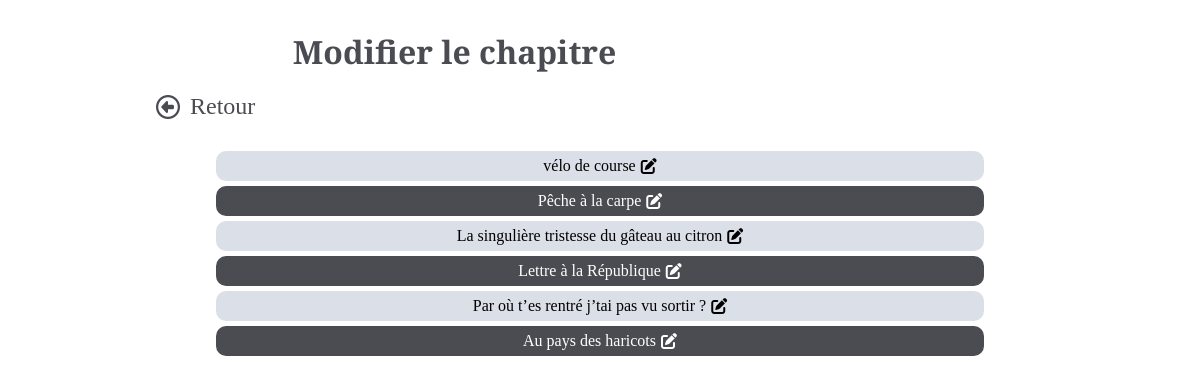
The app's page /liste-edition (signed in) with its own data.
### tables this page shows
CREATE TABLE IF NOT EXISTS `chapters` (
  `id` int(11) NOT NULL AUTO_INCREMENT,
  `title` varchar(255) NOT NULL,
  `content` text NOT NULL,
  `created_date` datetime NOT NULL,
  PRIMARY KEY (`id`)
);

### controller/backend.php (called while the page is built, shortened)
<?php
require_once('model/ChapterManager.php');
function displayEdit() {
  $postManager = new ChapterManager();
  $req = $postManager->getChapters();
  require('view/backend/editView.php');
}

### index.php (called while the page is built, shortened)
<?php
require('controller/backend.php');
$router = new Router;
$router->init();

### model/ChapterManager.php (called while the page is built, shortened)
<?php
class ChapterManager extends Manager {
  public function getChapters() {
    $db = $this->dbConnect();
    $req = $db->query('SELECT `id`, `title`, `content`, `created_date` FROM chapters ORDER BY created_date DESC');
    return $req;
  }
}

### view/backend/editView.php (the view, shortened to what this page needs)
<session class="template-middle">
            <div class="template-middle">
                <h2 class="title-page">Modifier le chapitre</h2>
                    <a href="administration">
                      <div class="goback">
                        <i class="far fa-arrow-alt-circle-left"></i>
                        <span class="goback-text">Retour</span>
                      </div>
                    </a>
                    <ul>
                          <?php
                              while ($donnees = $req->fetch())
                            {
                              $id = $donnees['id'];
                          ?>
                            <li class="feature">
                              <a href="index.php?action=editer-chapitre&id=<?= $id ?>"><?= htmlspecialchars($donnees['title']); ?></a>
                              <i class="fas fa-edit"></i>
                            </li>
                          <?php
                            }
                          ?>
                    </ul>
             </div>
</session>
<?php require('view/backend/template.php'); ?>

### public/css/style.css (style rules this page uses)
html { height: 100%; width: 100%; }
.fa-edit { margin-left:5px; }
body { width: 100vw; height: 100%; top: 0; margin: auto; }
a { text-decoration: none; color: inherit; }
h1, h2, h3, h4, h5, h6 { font-family: "Playfair Display", Georgia, "Times New Roman", serif; color: #4a4c52; }
.template-middle { width: 90%; display: flex; margin: auto; flex-direction: column; justify-content: space-between; }
.title-page { width: 80%; margin: 30px auto; font-size: 1rem; }
.goback { width: fit-content; font-size: 1rem; color: #4a4c52; align-items: center; position: relative; top: -10px; display: flex; flex-direction: row; justify-content: space-between; }
.goback-text { margin-left: 10px; }
ul { padding: 0; }
@media all and (min-width: 570px) { .title-page { font-size: 2rem; } }
@media all and (min-width: 570px) { .goback { font-size: 1.5rem; left: -60px; } }
@media all and (min-width: 570px) { .template-middle { width: 80%; } }
.feature { display: flex; font-size: 0.8rem; flex-direction: row; justify-content: center; align-items: center; height: 30px; border-radius: 10px; margin: 5px auto; }
.feature:nth-child(even) { background-color: #4a4c52; color: white; }
.feature:nth-child(odd) { background-color: #dbdfe7; color: black; }
@media all and (min-width: 460px) { .feature { font-size: 1rem; } }

### records on screen
chapters: title "vélo de course"
chapters: title "Pêche à la carpe"
chapters: title "La singulière tristesse du gâteau au citron"
chapters: title "Lettre à la République"
chapters: title "Par où t’es rentré j’tai pas vu sortir ?"
chapters: title "Au pays des haricots"
